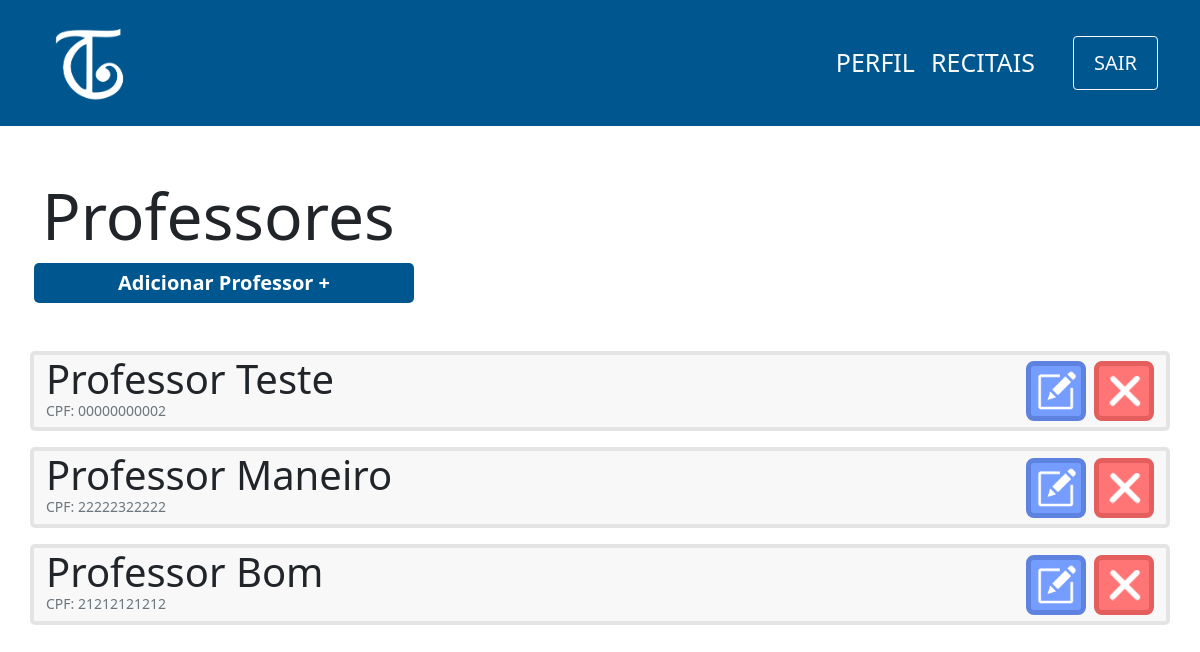
/view/professor/index.php, run on an earlier commit of the app's database.
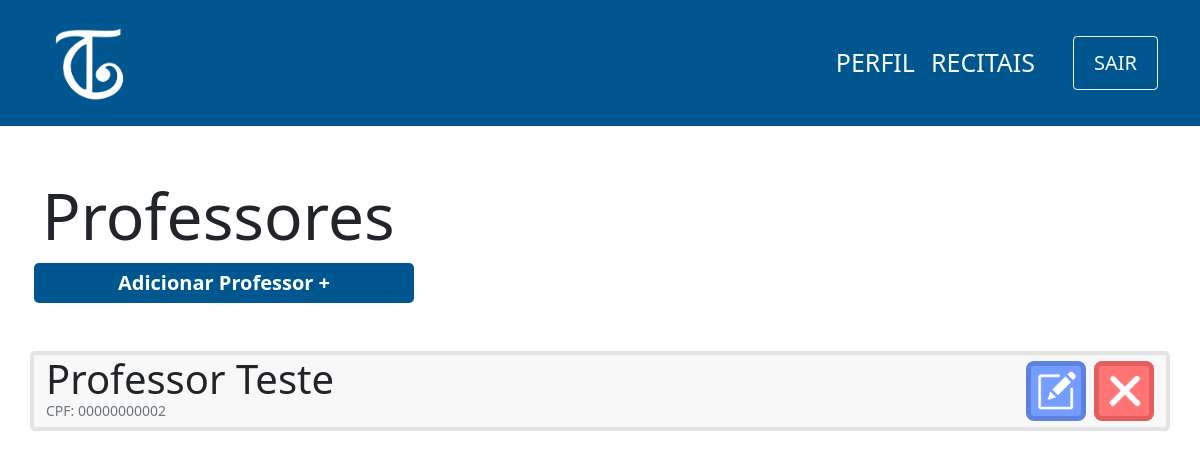
And on a later commit of the database.
### tables this page shows
CREATE TABLE professor(
                id INTEGER PRIMARY KEY ,
                cpf varchar(11) not null,
                nome varchar(100) not null,
                senha varchar(100) not null,
                email varchar(100) not null,
                contrato varchar(150)
            );

### controller/professor/index.php (called while the page is built)
<?php
    require '../../db/connection.php';
    try {
        $sql=$db->prepare('SELECT nome,cpf,id FROM professor');
        $sql->execute();
        $professores=$sql->fetchAll(PDO::FETCH_ASSOC);
    } catch (PDOException $e) {
        echo 'Erro ao executar comando no banco de dados: ' . $e->getMessage();
        exit();
    }
?>

### view/professor/index.php (the view, shortened to what this page needs)
<?php
    include '../../layouts/navbar.php';
    include '../../controller/professor/index.php';
?>
<div class="container">
    <div class="row mt-5">
        <h1 class="mt-1 display-3">Professores</h1>
        <span class="btn-principal col-md-4 col-sm-12 mx-1 text-center mb-5">
            <a href="cadastro.php">Adicionar Professor +</a>
        </span>
        <?php
        foreach($professores as $professor){
            echo'
        <div class="col-12 card d-flex flex-row mb-3 justify-content-between">
            <div class="d-flex flex-column" id="'.$professor['id'].'">
                <p class="m-0 display-6">'.$professor['nome'].'</p>
                <p class="m-0 text-muted display-3 mb-2" style="font-size:14px">CPF: '.$professor['cpf'].'</p>
            </div>
            <div class="d-flex align-items-center">
                <button onclick="location.href=\'edit.php?id='.$professor['id'].'\';" class="btn-editar mx-2" >
                    <img src="../../images/edit-icon.png" width=40px>
                </button>
                <button class="btn-remover">
                    <img src="../../images/delete-icon.png" width=40px>
                </button>
            </div>
        </div>
        ';}
        ?>
    </div>
</div>

What changed in the data, as far as the page shows it:
removed professor: nome "Professor Maneiro", cpf "22222322222"
removed professor: nome "Professor Bom", cpf "21212121212"
